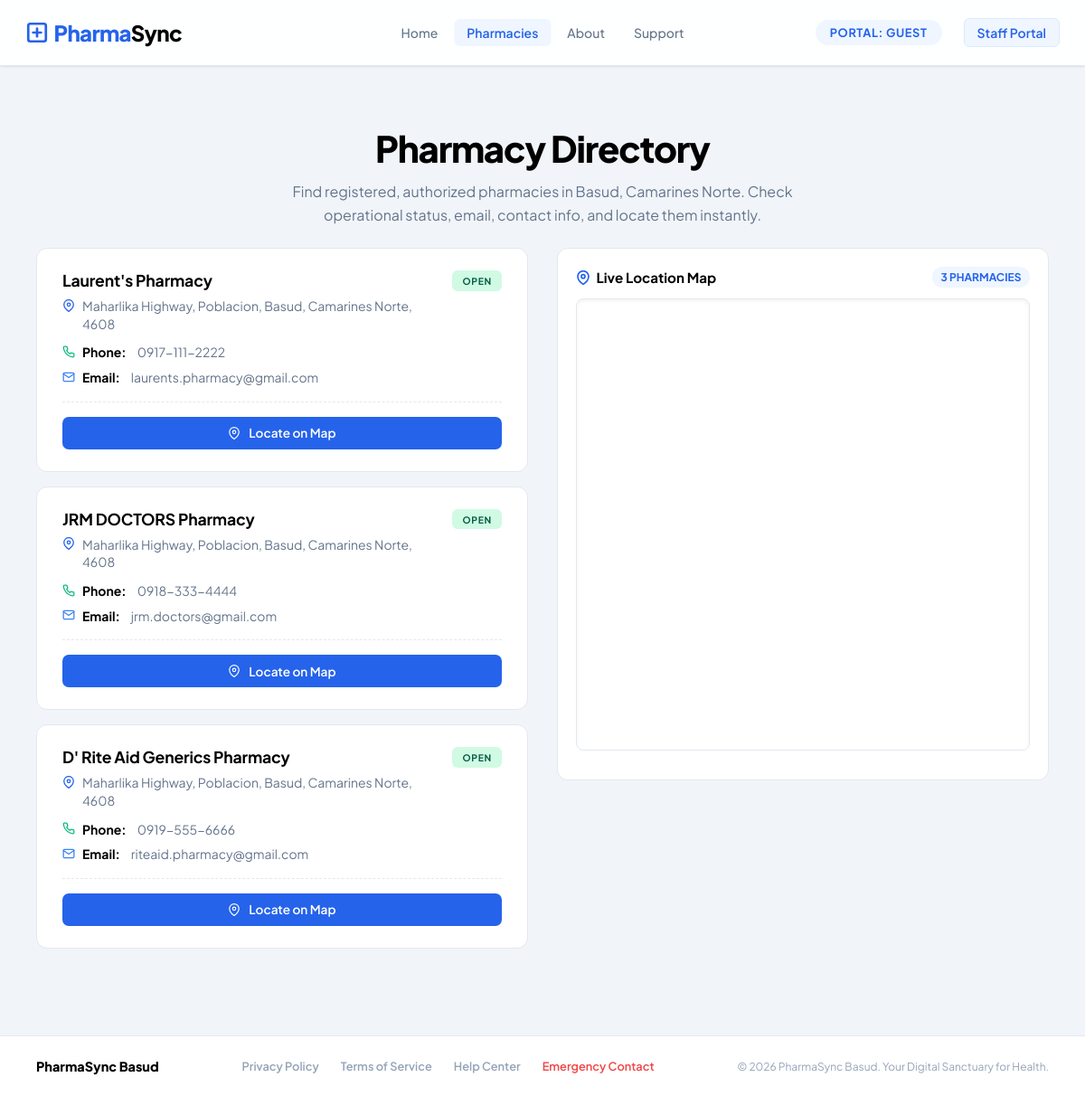
Screenshot of /customer_pharmacies.php with the database file from the repository.
### tables this page shows
CREATE TABLE IF NOT EXISTS pharmacies (
    id INT AUTO_INCREMENT PRIMARY KEY,
    name VARCHAR(100) NOT NULL,
    code VARCHAR(20) NOT NULL UNIQUE,
    address VARCHAR(255) NOT NULL,
    contact_number VARCHAR(50),
    email VARCHAR(100),
    latitude DECIMAL(10, 8) DEFAULT 14.0702,
    longitude DECIMAL(11, 8) DEFAULT 122.9610,
    is_open BOOLEAN DEFAULT TRUE,
    last_sync DATETIME DEFAULT CURRENT_TIMESTAMP ON UPDATE CURRENT_TIMESTAMP
);

### customer_pharmacies.php (the view, shortened to what this page needs)
<?php
$coreDB = getDBConnection('pharmasync_core');
$stmt = $coreDB->query("SELECT id, name, code, address, contact_number, email, latitude, longitude, is_open FROM pharmacies ORDER BY id ASC");
$pharmacies = $stmt->fetchAll();
?>
<!DOCTYPE html>
<html lang="en">
<head>
    <link rel="stylesheet" href="assets/css/global.css">
    <link rel="stylesheet" href="assets/css/customer_pharmacies.css">
</head>
<body>
<?php require_once 'includes/navbar.php'; ?>
<div class="layout">
    <main class="main-content">
        <section class="pharm-header" style="padding: 2rem 0 1.5rem;">
            <h1 class="pharm-title">Pharmacy Directory</h1>
            <p class="pharm-subtitle">
                Find registered, authorized pharmacies in Basud, Camarines Norte. Check operational status, email, contact info, and locate them instantly.
            </p>
        </section>
        <section class="pharm-main">
            <div class="pharm-grid">
                <div class="pharm-listings">
                    <?php if (empty($pharmacies)): ?>
                        <div class="pharm-card" style="text-align: center; padding: 3rem; color: var(--text-muted);">
                            <p style="font-size: 1.1rem; font-weight: 600; margin: 0 0 0.5rem;">No pharmacies registered</p>
                            <p style="font-size: 0.9rem; margin: 0;">Contact the health system administrator to register your node.</p>
                        </div>
                    <?php else: ?>
                        <?php foreach ($pharmacies as $pharm): ?>
                            <div class="pharm-card" id="pharm-card-<?= $pharm['id'] ?>">
                                <div class="pharm-card-header">
                                    <div class="pharm-info">
                                        <h3 class="pharm-name"><?= htmlspecialchars($pharm['name']) ?></h3>
                                        <div class="pharm-address" style="margin-bottom: 0.75rem;">
                                            <svg width="14" height="14" viewBox="0 0 24 24" fill="none"
                                                 stroke="currentColor" stroke-width="2.2"
                                                 stroke-linecap="round" stroke-linejoin="round" style="color: var(--primary);">
                                                <path d="M21 10c0 7-9 13-9 13s-9-6-9-13a9 9 0 0 1 18 0z"></path>
                                                <circle cx="12" cy="10" r="3"></circle>
                                            </svg>
                                            <span><?= htmlspecialchars($pharm['address']) ?></span>
                                        </div>
                                        <div class="pharm-address" style="margin-bottom: 0.5rem;">
                                            <strong style="color: var(--text-main); margin-right: 0.25rem;">Phone:</strong>
                                            <span><?= htmlspecialchars($pharm['contact_number']) ?></span>
                                        </div>
                                        <div class="pharm-address">
                                            <svg width="14" height="14" viewBox="0 0 24 24" fill="none"
                                                 stroke="currentColor" stroke-width="2.2"
                                                 stroke-linecap="round" stroke-linejoin="round" style="color: #3B82F6;">
                                                <path d="M4 4h16c1.1 0 2 .9 2 2v12c0 1.1-.9 2-2 2H4c-1.1 0-2-.9-2-2V6c0-1.1.9-2 2-2z"></path>
                                                <polyline points="22,6 12,13 2,6"></polyline>
                                            </svg>
                                            <strong style="color: var(--text-main); margin-right: 0.25rem;">Email:</strong>
                                            <span><?= htmlspecialchars($pharm['email'] ?? '—') ?></span>
                                        </div>
                                    </div>
                                    <span class="pharm-status <?= $pharm['is_open'] ? 'open' : 'closed' ?>">
                                        <?= $pharm['is_open'] ? 'OPEN' : 'CLOSED' ?>
                                    </span>
                                </div>
                                <div class="pharm-actions" style="margin-top: 1rem; padding-top: 1rem; border-top: 1px dashed var(--border);">
                                    <button class="pharm-btn primary" onclick="focusPharmacyOnMap('<?= addslashes($pharm['name']) ?>')" style="width: 100%;">
                                        <svg width="14" height="14" viewBox="0 0 24 24" fill="none" stroke="currentColor" stroke-width="2" stroke-linecap="round" stroke-linejoin="round" style="margin-right: 0.2rem;"><path d="M21 10c0 7-9 13-9 13s-9-6-9-13a9 9 0 0 1 18 0z"></path><circle cx="12" cy="10" r="3"></circle></svg>
                                        Locate on Map
                                    </button>
                                </div>
                            </div>
                        <?php endforeach; ?>
                    <?php endif; ?>
                </div>
                <div class="pharm-sidebar">
                    <div class="pharm-map-card">
                        <div class="pharm-map-header" style="margin-bottom: 0.75rem;">
                            <h3 style="display:flex; align-items:center; gap:0.4rem; color:var(--text-main); font-weight:700; font-size:0.95rem; margin:0;">
                                <svg width="16" height="16" viewBox="0 0 24 24" fill="none" stroke="currentColor" stroke-width="2.5" style="color:var(--primary);"><path d="M21 10c0 7-9 13-9 13s-9-6-9-13a9 9 0 0 1 18 0z"></path><circle cx="12" cy="10" r="3"></circle></svg>
                                Live Location Map
                            </h3>
                            <span style="font-size:0.75rem; background:var(--primary-light); color:var(--primary); padding:0.25rem 0.6rem; border-radius:1rem; font-weight:700;">3 PHARMACIES</span>
                        </div>
                        <iframe id="googleMap" src="https://maps.google.com/maps?q=Laurent's%20Pharmacy,%20Basud,%20Camarines%20Norte&t=&z=16&ie=UTF8&iwloc=&output=embed" style="width: 100%; height: 500px; border-radius: 8px; border: 1px solid var(--border); box-shadow: inset 0 2px 4px rgba(0,0,0,0.05); margin-bottom: 0.5rem; z-index: 1;" allowfullscreen="" loading="lazy"></iframe>
                    </div>
                </div>
            </div>
        </section>
    </main>
</div>
<?php require_once 'includes/footer.php'; ?>
</body>
</html>

### includes/navbar.php (shortened to what this page needs)
<?php
$navItems = [
        'home'        => ['label' => 'Home',         'href' => 'customer_dashboard.php'],
        'pharmacies'  => ['label' => 'Pharmacies',  'href' => 'customer_pharmacies.php'],
        'about'       => ['label' => 'About',       'href' => 'customer_about.php'],
        'support'     => ['label' => 'Support',     'href' => 'customer_support.php'],
];
$currentFile = basename($_SERVER['PHP_SELF']);
$pageToNavKey = [
        'customer_dashboard.php'   => 'home',
        'customer_pharmacies.php'  => 'pharmacies',
        'customer_about.php'       => 'about',
        'customer_support.php'     => 'support'
];
$activeNavKey = isset($pageToNavKey[$currentFile]) ? $pageToNavKey[$currentFile] : '';
?>
<nav class="navbar">
    <div class="nav-container">
        <a href="index.php" class="brand" style="display:flex; align-items:center; gap:0.35rem; text-decoration:none;">
            <svg width="26" height="26" viewBox="0 0 24 24" fill="none" stroke="currentColor" stroke-width="2.5" stroke-linecap="round" stroke-linejoin="round"><rect x="3" y="3" width="18" height="18" rx="2" ry="2"></rect><line x1="12" y1="8" x2="12" y2="16"></line><line x1="8" y1="12" x2="16" y2="12"></line></svg>
            <span>Pharma<span class="sync-part" style="color: black;">Sync</span></span>
        </a>
        <ul class="nav-tabs">
            <?php foreach ($navItems as $key => $item): ?>
                <li>
                    <a href="<?= htmlspecialchars($item['href']) ?>"
                       class="<?= ($activeNavKey === $key) ? 'active' : '' ?>">
                        <?= htmlspecialchars($item['label']) ?>
                    </a>
                </li>
            <?php endforeach; ?>
        </ul>
        <div class="nav-user" style="display:flex; align-items:center;">
            <span style="background: #EFF6FF; color: var(--primary); font-weight: 700; font-size: 0.8rem; padding: 0.4rem 1rem; border-radius: 2rem; text-transform: uppercase; display: inline-flex; align-items: center; margin-right: 0.75rem; letter-spacing: 0.05em;">PORTAL: GUEST</span>
            <a href="index.php" class="btn-switch-role">Staff Portal</a>
        </div>
    </div>
</nav>

### includes/footer.php (shortened to what this page needs)
<footer class="site-footer">
    <div class="footer-brand">PharmaSync Basud</div>
    <div class="footer-links">
        <a href="#">Privacy Policy</a>
        <a href="#">Terms of Service</a>
        <a href="#">Help Center</a>
        <a href="#" class="text-danger">Emergency Contact</a>
    </div>
    <div class="footer-copy">
        &copy; <?= date('Y') ?> PharmaSync Basud. Your Digital Sanctuary for Health.
    </div>
</footer>

### assets/css/global.css (style rules this page uses)
:root { --primary: #2563EB; --primary-hover: #1D4ED8; --primary-dark: #1E3A8A; --primary-light: #EFF6FF; --primary-mid: #DBEAFE; --success: #10B981; --success-light: #D1FAE5; --warning: #F59E0B; --warning-light: #FEF3C7; --danger: #EF4444; --danger-light: #FEE2E2; --text-main: #000000; --text-sub: #334155; --text-muted: #64748B; --text-faint: #94A3B8; --bg-page: #F1F5F9; --bg-surface: #FFFFFF; --border: #E2E8F0; --border-light: #F1F5F9; --sidebar-w: 256px; --navbar-h: 140px; --shadow-sm: 0 1px 3px rgba(0,0,0,0.06), 0 1px 2px rgba(0,0,0,0.04); --shadow-md: 0 4px 12px rgba(0,0,0,0.06), 0 2px 6px rgba(0,0,0,0.04); --shadow-lg: 0 10px 30px rgba(0,0,0,0.08), 0 4px 12px rgba(0,0,0,0.05); --shadow-xl: 0 20px 40px rgba(0,0,0,0.1), 0 8px 20px rgba(0,0,0,0.06); --ease: cubic-bezier(0.4, 0, 0.2, 1); --transition: all 0.22s var(--ease); }
*, *::before, *::after { margin: 0; padding: 0; box-sizing: border-box; }
html, body { width: 100%; height: 100%; overflow-x: hidden; }
body { font-family: 'Plus Jakarta Sans', -apple-system, BlinkMacSystemFont, sans-serif; background: var(--bg-page); color: var(--text-main); min-height: 100vh; display: flex; flex-direction: column; -webkit-font-smoothing: antialiased; }
.navbar { position: sticky; top: 0; z-index: 100; width: 100%; height: 140px; background: rgba(255, 255, 255, 0.92); backdrop-filter: blur(16px); -webkit-backdrop-filter: blur(16px); border-bottom: 1px solid var(--border); box-shadow: var(--shadow-sm); }
.nav-container { width: 100%; height: 100%; padding: 0 1.75rem; display: flex; align-items: center; justify-content: space-between; position: relative; }
.brand { font-size: 1.5rem; font-weight: 800; color: var(--primary); text-decoration: none; letter-spacing: -0.03em; flex-shrink: 0; }
.navbar .nav-container .brand .sync-part, .brand .sync-part { color: #000000 !important; font-weight: 800 !important; }
.nav-tabs { position: absolute; left: 50%; transform: translateX(-50%); display: flex; gap: 0.25rem; list-style: none; margin: 0; padding: 0; }
.nav-tabs li a { display: block; text-decoration: none; color: var(--text-muted); font-weight: 500; font-size: 0.875rem; padding: 0.4rem 0.875rem; border-radius: 6px; transition: var(--transition); }
.nav-tabs li a.active { background: var(--primary-light); color: var(--primary); font-weight: 600; }
.nav-user { display: flex; align-items: center; gap: 0.75rem; flex-shrink: 0; }
.site-footer { display: flex; align-items: center; justify-content: space-between; padding: 1.5rem 2.5rem; background: var(--bg-surface); border-top: 1px solid var(--border); margin-top: auto; }
.footer-brand { font-weight: 800; color: var(--text-main); font-size: 0.9rem; }
.footer-links { display: flex; gap: 1.5rem; }
.footer-links a { color: var(--text-faint); text-decoration: none; font-weight: 600; font-size: 0.8rem; transition: var(--transition); }
.footer-links a.text-danger { color: #EF4444; }
.footer-copy { font-size: 0.75rem; color: var(--text-faint); }
.layout { display: flex; flex: 1; width: 100%; min-height: calc(100vh - var(--navbar-h)); align-items: stretch; }
.main-content { flex: 1; min-width: 0; padding: 2.25rem 2.5rem 3rem; box-sizing: border-box; overflow-y: auto; }

### includes/navbar.php (style rules this page uses)
.btn-switch-role { font-size: 0.875rem; padding: 0.4rem 0.875rem; border-radius: 6px; border: 1.5px solid var(--primary-mid); background: var(--primary-light); color: var(--primary); text-decoration: none; font-weight: 600; transition: var(--transition); display: inline-flex; align-items: center; justify-content: center; }

### rows the page displays
pharmacies: name "Laurent's Pharmacy", address "Maharlika Highway, Poblacion, Basud, Camarines Norte, 4608", contact_number "0917-111-2222", email "laurents.pharmacy@gmail.com", is_open "OPEN"
pharmacies: name "JRM DOCTORS Pharmacy", address "Maharlika Highway, Poblacion, Basud, Camarines Norte, 4608", contact_number "0918-333-4444", email "jrm.doctors@gmail.com", is_open "OPEN"
pharmacies: name "D' Rite Aid Generics Pharmacy", address "Maharlika Highway, Poblacion, Basud, Camarines Norte, 4608", contact_number "0919-555-6666", email "riteaid.pharmacy@gmail.com", is_open "OPEN"

### other values shown
$item['label'] "Home"
$item['label'] "Pharmacies"
$item['label'] "About"
$item['label'] "Support"
